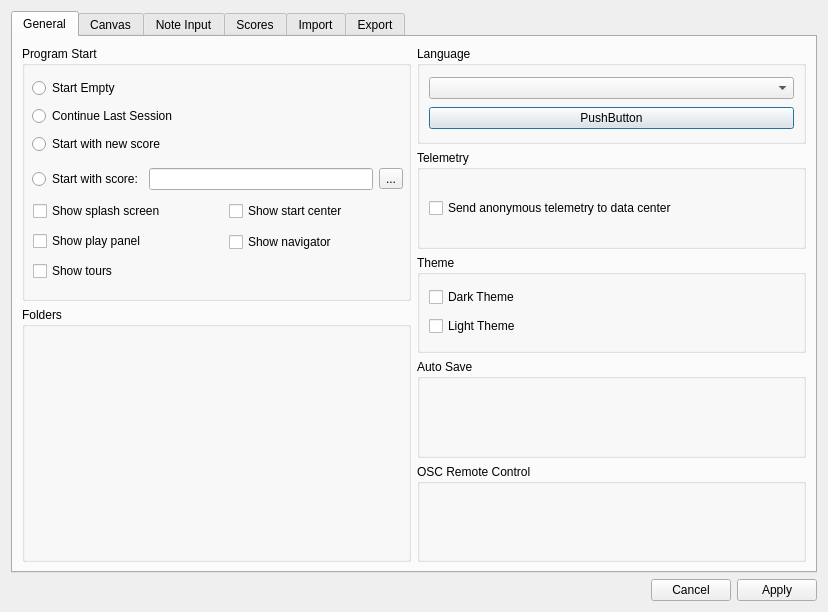
<?xml version="1.0" encoding="UTF-8"?>
<ui version="4.0">
 <class>Preference</class>
 <widget class="QDialog" name="Preference">
  <property name="geometry">
   <rect>
    <x>0</x>
    <y>0</y>
    <width>828</width>
    <height>612</height>
   </rect>
  </property>
  <property name="windowTitle">
   <string>Dialog</string>
  </property>
  <layout class="QVBoxLayout" name="verticalLayout">
   <item>
    <widget class="QTabWidget" name="tabWidget">
     <property name="tabPosition">
      <enum>QTabWidget::TabPosition::North</enum>
     </property>
     <property name="tabShape">
      <enum>QTabWidget::TabShape::Rounded</enum>
     </property>
     <property name="currentIndex">
      <number>0</number>
     </property>
     <widget class="QWidget" name="general_tab">
      <attribute name="title">
       <string>General</string>
      </attribute>
      <layout class="QHBoxLayout" name="horizontalLayout">
       <item>
        <layout class="QVBoxLayout" name="verticalLayout_3">
         <item>
          <widget class="QGroupBox" name="program_start_Gbox">
           <property name="title">
            <string>Program Start</string>
           </property>
           <widget class="QWidget" name="layoutWidget">
            <property name="geometry">
             <rect>
              <x>10</x>
              <y>30</y>
              <width>371</width>
              <height>80</height>
             </rect>
            </property>
            <layout class="QVBoxLayout" name="verticalLayout_4">
             <item>
              <widget class="QRadioButton" name="radioButton">
               <property name="text">
                <string>Start Empty</string>
               </property>
              </widget>
             </item>
             <item>
              <widget class="QRadioButton" name="radioButton_2">
               <property name="text">
                <string>Continue Last Session</string>
               </property>
              </widget>
             </item>
             <item>
              <widget class="QRadioButton" name="radioButton_3">
               <property name="text">
                <string>Start with new score</string>
               </property>
              </widget>
             </item>
            </layout>
           </widget>
           <widget class="QWidget" name="layoutWidget">
            <property name="geometry">
             <rect>
              <x>10</x>
              <y>120</y>
              <width>371</width>
              <height>26</height>
             </rect>
            </property>
            <layout class="QHBoxLayout" name="horizontalLayout_2">
             <item>
              <widget class="QRadioButton" name="radioButton_4">
               <property name="text">
                <string>Start with score:</string>
               </property>
              </widget>
             </item>
             <item>
              <widget class="QLineEdit" name="lineEdit"/>
             </item>
             <item>
              <widget class="QToolButton" name="toolButton">
               <property name="text">
                <string>...</string>
               </property>
              </widget>
             </item>
            </layout>
           </widget>
           <widget class="QWidget" name="layoutWidget">
            <property name="geometry">
             <rect>
              <x>207</x>
              <y>150</y>
              <width>171</width>
              <height>61</height>
             </rect>
            </property>
            <layout class="QVBoxLayout" name="verticalLayout_6">
             <item>
              <widget class="QCheckBox" name="checkBox_4">
               <property name="text">
                <string>Show start center</string>
               </property>
              </widget>
             </item>
             <item>
              <widget class="QCheckBox" name="checkBox_5">
               <property name="text">
                <string>Show navigator</string>
               </property>
              </widget>
             </item>
            </layout>
           </widget>
           <widget class="QWidget" name="layoutWidget">
            <property name="geometry">
             <rect>
              <x>11</x>
              <y>151</y>
              <width>191</width>
              <height>91</height>
             </rect>
            </property>
            <layout class="QVBoxLayout" name="verticalLayout_5">
             <item>
              <widget class="QCheckBox" name="checkBox">
               <property name="text">
                <string>Show splash screen</string>
               </property>
              </widget>
             </item>
             <item>
              <widget class="QCheckBox" name="checkBox_2">
               <property name="text">
                <string>Show play panel</string>
               </property>
              </widget>
             </item>
             <item>
              <widget class="QCheckBox" name="checkBox_3">
               <property name="text">
                <string>Show tours</string>
               </property>
              </widget>
             </item>
            </layout>
           </widget>
          </widget>
         </item>
         <item>
          <widget class="QGroupBox" name="folders_Gbox">
           <property name="title">
            <string>Folders</string>
           </property>
          </widget>
         </item>
        </layout>
       </item>
       <item>
        <layout class="QVBoxLayout" name="verticalLayout_2">
         <item>
          <widget class="QGroupBox" name="language_Gbox">
           <property name="title">
            <string>Language</string>
           </property>
           <layout class="QVBoxLayout" name="verticalLayout_7">
            <item>
             <widget class="QComboBox" name="comboBox"/>
            </item>
            <item>
             <widget class="QPushButton" name="pushButton">
              <property name="text">
               <string>PushButton</string>
              </property>
             </widget>
            </item>
           </layout>
          </widget>
         </item>
         <item>
          <widget class="QGroupBox" name="telemetry_Gbox">
           <property name="baseSize">
            <size>
             <width>0</width>
             <height>0</height>
            </size>
           </property>
           <property name="title">
            <string>Telemetry</string>
           </property>
           <layout class="QVBoxLayout" name="verticalLayout_8">
            <property name="bottomMargin">
             <number>9</number>
            </property>
            <item>
             <widget class="QCheckBox" name="checkBox_6">
              <property name="text">
               <string>Send anonymous telemetry to data center</string>
              </property>
             </widget>
            </item>
           </layout>
          </widget>
         </item>
         <item>
          <widget class="QGroupBox" name="theme_Gbox">
           <property name="title">
            <string>Theme</string>
           </property>
           <layout class="QVBoxLayout" name="verticalLayout_9">
            <item>
             <widget class="QCheckBox" name="darkTheme_check">
              <property name="text">
               <string>Dark Theme</string>
              </property>
             </widget>
            </item>
            <item>
             <widget class="QCheckBox" name="lightTheme_check">
              <property name="text">
               <string>Light Theme</string>
              </property>
             </widget>
            </item>
           </layout>
          </widget>
         </item>
         <item>
          <widget class="QGroupBox" name="autoSave_Gbox">
           <property name="title">
            <string>Auto Save</string>
           </property>
          </widget>
         </item>
         <item>
          <widget class="QGroupBox" name="osc_Gbox">
           <property name="title">
            <string>OSC Remote Control</string>
           </property>
          </widget>
         </item>
        </layout>
       </item>
      </layout>
     </widget>
     <widget class="QWidget" name="canvas_tab">
      <attribute name="title">
       <string>Canvas</string>
      </attribute>
     </widget>
     <widget class="QWidget" name="note_input_tab">
      <attribute name="title">
       <string>Note Input</string>
      </attribute>
     </widget>
     <widget class="QWidget" name="score_tab">
      <attribute name="title">
       <string>Scores</string>
      </attribute>
     </widget>
     <widget class="QWidget" name="import_tab">
      <attribute name="title">
       <string>Import</string>
      </attribute>
     </widget>
     <widget class="QWidget" name="export_tab">
      <attribute name="title">
       <string>Export</string>
      </attribute>
     </widget>
    </widget>
   </item>
   <item>
    <widget class="QDialogButtonBox" name="buttonBox">
     <property name="orientation">
      <enum>Qt::Orientation::Horizontal</enum>
     </property>
     <property name="standardButtons">
      <set>QDialogButtonBox::StandardButton::Apply|QDialogButtonBox::StandardButton::Cancel</set>
     </property>
    </widget>
   </item>
  </layout>
 </widget>
 <resources/>
 <connections>
  <connection>
   <sender>buttonBox</sender>
   <signal>accepted()</signal>
   <receiver>Preference</receiver>
   <slot>accept()</slot>
   <hints>
    <hint type="sourcelabel">
     <x>248</x>
     <y>254</y>
    </hint>
    <hint type="destinationlabel">
     <x>157</x>
     <y>274</y>
    </hint>
   </hints>
  </connection>
  <connection>
   <sender>buttonBox</sender>
   <signal>rejected()</signal>
   <receiver>Preference</receiver>
   <slot>reject()</slot>
   <hints>
    <hint type="sourcelabel">
     <x>316</x>
     <y>260</y>
    </hint>
    <hint type="destinationlabel">
     <x>286</x>
     <y>274</y>
    </hint>
   </hints>
  </connection>
 </connections>
</ui>
